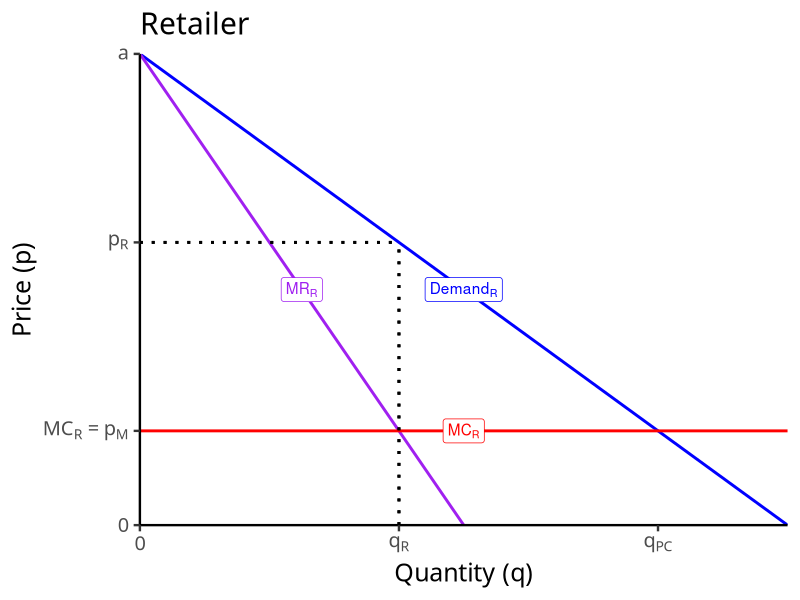
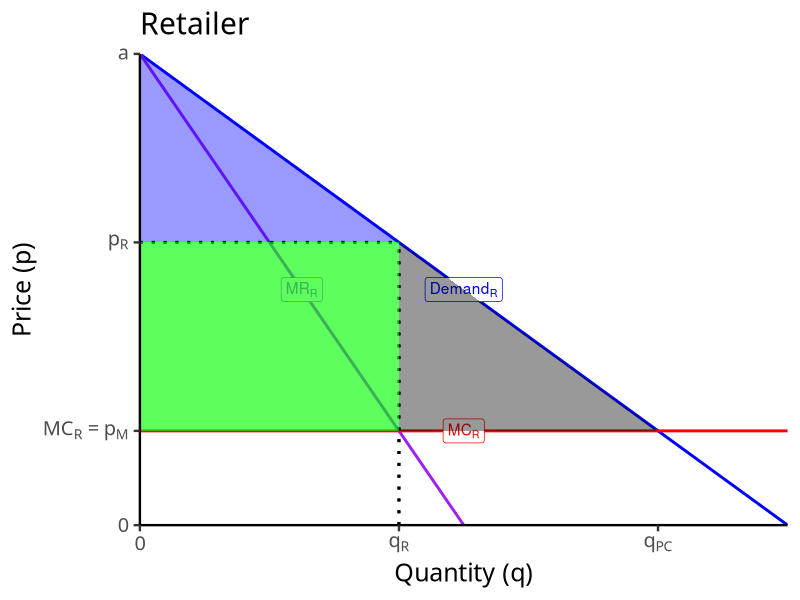
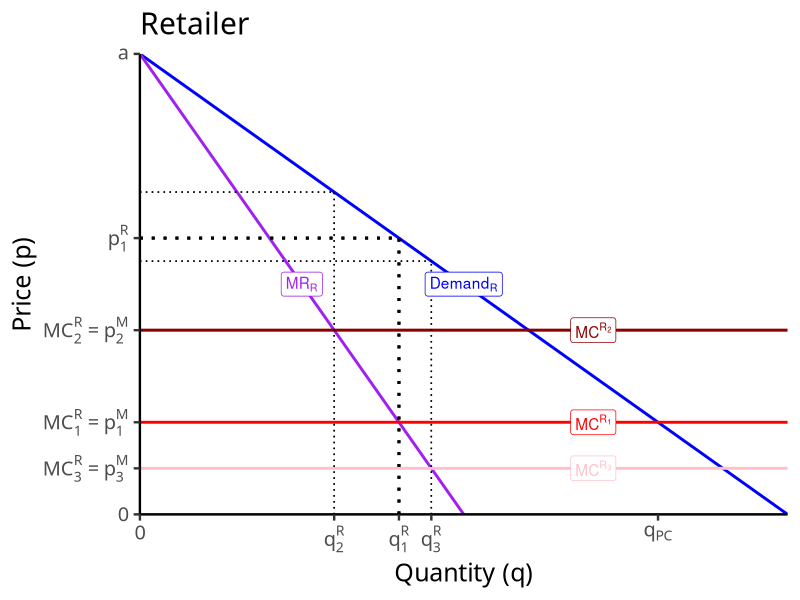
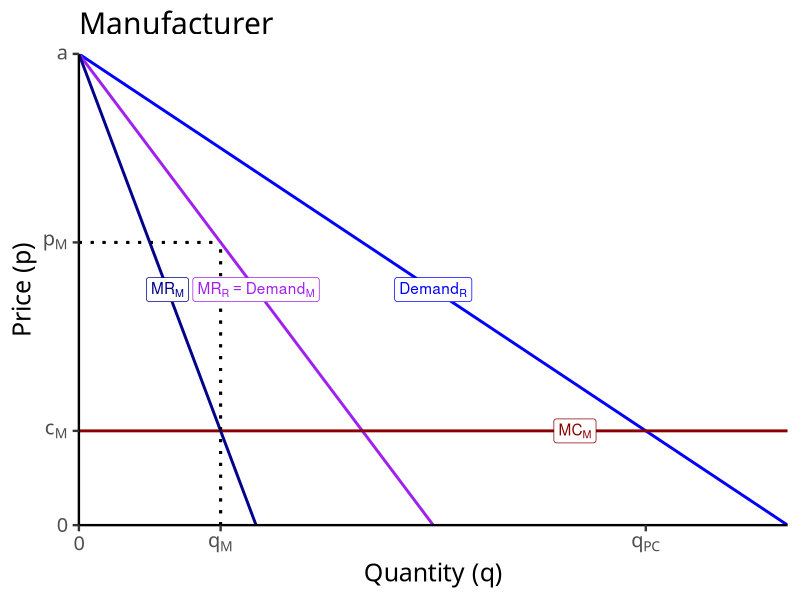
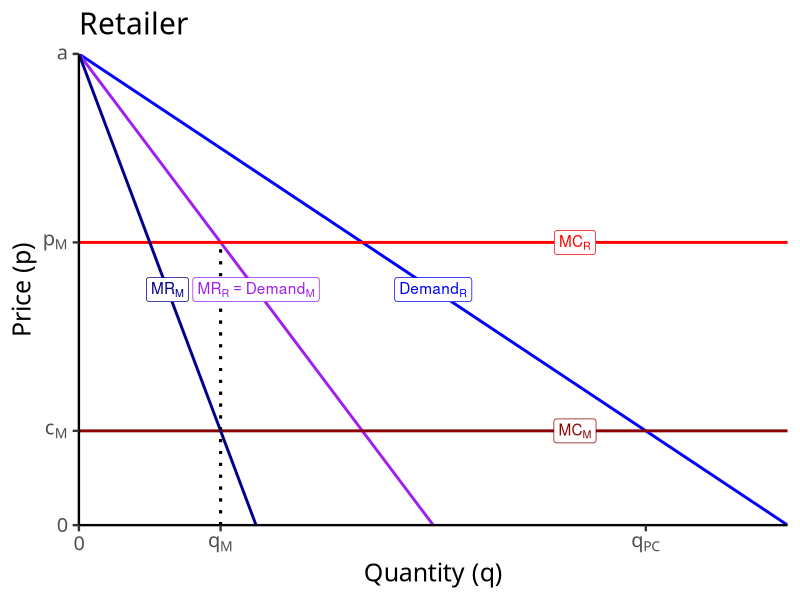
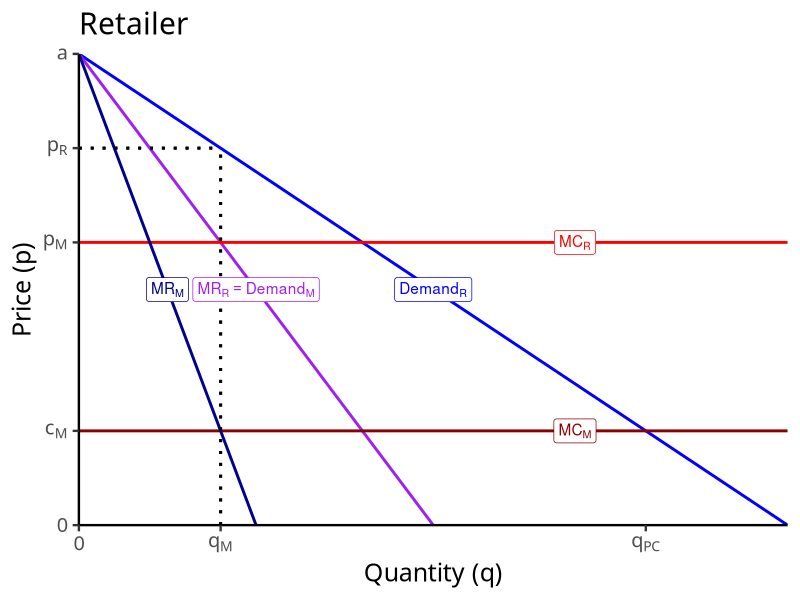
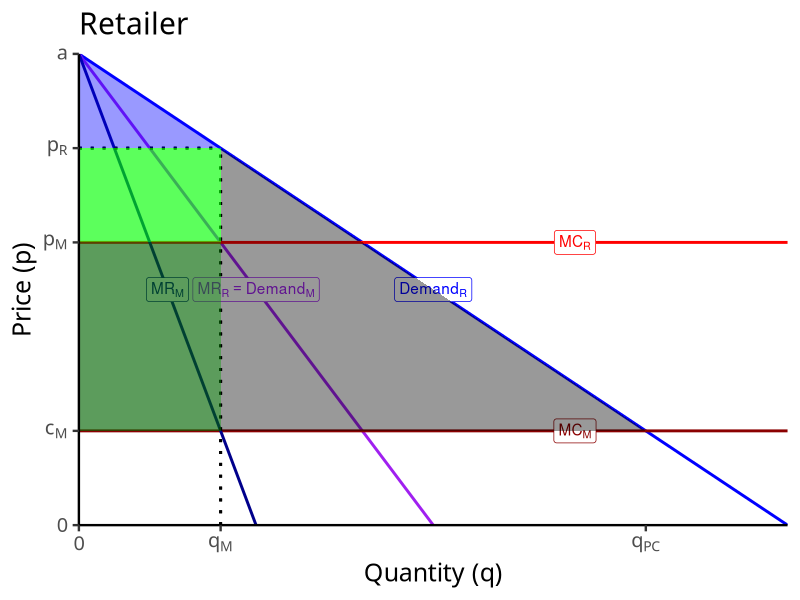
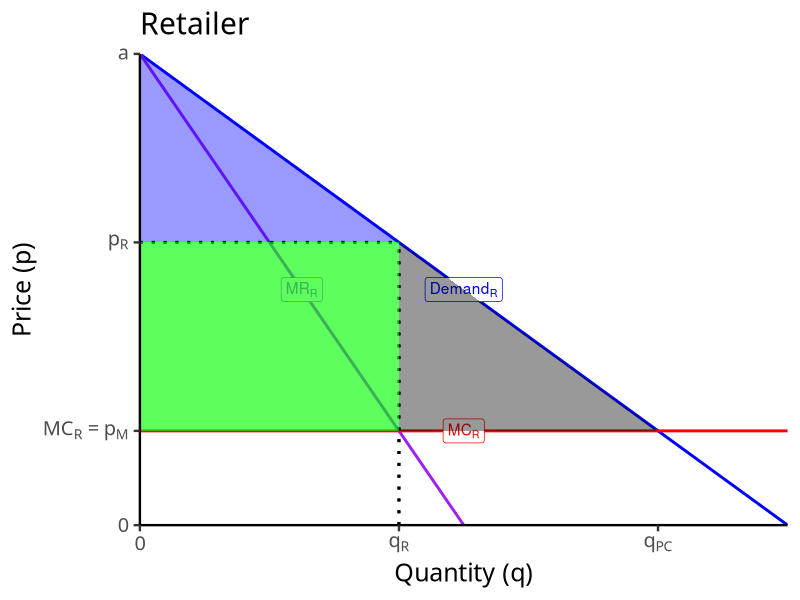

Here is the R script that generated these plots, in order:
## ---- chunk 1
options(htmltools.dir.version = FALSE)
knitr::opts_chunk$set(echo = F,
                      warning = F,
                      message = F,
                      fig.retina = 3,
                      fig.align = "center")
library("tidyverse")
library("ggrepel")

theme_slides <- theme_light() + 
  theme(
    text = element_text(family = "Fira Sans", size = 24)
  )

## ---- chunk 2
a<-10
b<-1
c<-2

Demand=function(x){a-b*x}
MR=function(x){a-2*b*x}
MC=function(x){c}

q_choke=a/b
q_PC<-(a-c)/(b)


# make plot 

base<-ggplot(data.frame(x=c(0,q_choke)), aes(x=x))+
  
  # curves 
  stat_function(fun=Demand, geom="line", size=1, color="blue")+
  stat_function(fun=MR, geom="line", size=1, color="purple")+
  stat_function(fun=MC, geom="line", size=1, color="red")+
  # surpluses

  # labels 
  geom_segment(x=0,y=Demand(4),xend=4,yend=Demand(4),linetype="dotted", size=1)+
  geom_segment(x=4,y=0,xend=4,yend=Demand(4),linetype="dotted", size=1)+

  #geom_point(x=q_PC,y=c, color="black", size=3)+ 
  #geom_text(x=q_PC,y=c+0.5,label="N.E.",color="black")+
  annotate(geom = "label", x = 5, y = Demand(5), label = expression(Demand[R]),
           color = "blue") +
  annotate(geom = "label", x = 2.5, y = MR(2.5), label = expression(MR[R]),
           color = "purple") +
  annotate(geom = "label", x = 5, y = c, label = expression(MC[R]),
           color = "red") +
  scale_x_continuous(breaks = c(0,4,q_PC),
                     labels = c(0,expression(q[R]), expression(q[PC])),
                     expand=c(0,0))+
  scale_y_continuous(breaks = c(0,c,Demand(4),a),
                     labels = c(0,expression(MC[R]==p[M]),expression(p[R]), expression(a)),
                     limits = c(0,a),
                     expand=c(0,0))+
  guides(color = F, fill = F)+
  labs(x = "Quantity (q)",
       y = "Price (p)",
       title = "Retailer")+
  theme_classic(base_family = "Fira Sans Condensed", base_size=18)
base
## ---- chunk 3
CS<-tribble(
  ~x, ~y,
  0, Demand(4),
  0, a,
  4, Demand(4))

DWL<-tribble(
  ~x, ~y,
  4, c,
  4, Demand(4),
  8,2
)
base+
  geom_polygon(data=CS, aes(x=x,y=y), fill="blue", alpha=0.4)+
  geom_polygon(data=DWL, aes(x=x,y=y), fill="black", alpha=0.4)+
  geom_rect(xmin=0,xmax=4,ymin=c,ymax=Demand(4), fill="green", alpha=0.4)
  
## ---- chunk 4
c_2<-4
MC_2=function(x){c_2}

c_3<-1
MC_3=function(x){c_3}

ggplot(data.frame(x=c(0,q_choke)), aes(x=x))+
  
  # curves 
  stat_function(fun=Demand, geom="line", size=1, color="blue")+
  stat_function(fun=MR, geom="line", size=1, color="purple")+
  stat_function(fun=MC, geom="line", size=1, color="red")+
  
  stat_function(fun=MC_2, geom="line", size=1, color="darkred")+
  stat_function(fun=MC_3, geom="line", size=1, color="pink")+

  # surpluses

  # labels 
  geom_segment(x=0,y=Demand(4),xend=4,yend=Demand(4),linetype="dotted", size=1)+
  geom_segment(x=4,y=0,xend=4,yend=Demand(4),linetype="dotted", size=1)+

    geom_segment(x=0,y=Demand(3),xend=3,yend=Demand(3),linetype="dotted", size=0.5)+
  geom_segment(x=3,y=0,xend=3,yend=Demand(3),linetype="dotted", size=0.5)+

      geom_segment(x=0,y=Demand(4.5),xend=4.5,yend=Demand(4.5),linetype="dotted", size=0.5)+
  geom_segment(x=4.5,y=0,xend=4.5,yend=Demand(4.5),linetype="dotted", size=0.5)+

  #geom_point(x=q_PC,y=c, color="black", size=3)+ 
  #geom_text(x=q_PC,y=c+0.5,label="N.E.",color="black")+
  annotate(geom = "label", x = 5, y = Demand(5), label = expression(Demand[R]),
           color = "blue") +
  annotate(geom = "label", x = 2.5, y = MR(2.5), label = expression(MR[R]),
           color = "purple") +
  annotate(geom = "label", x = 7, y = c, label = expression(MC^{R}[1]),
           color = "red") +
  
  annotate(geom = "label", x = 7, y = c_2, label = expression(MC^{R}[2]),
           color = "darkred") +

    annotate(geom = "label", x = 7, y = c_3, label = expression(MC^{R}[3]),
           color = "pink") +

  scale_x_continuous(breaks = c(0,3,4,4.5,q_PC),
                     labels = c(0,expression(q[2]^{R}), expression(q[1]^{R}), expression(q[3]^{R}), expression(q[PC])),
                     expand=c(0,0))+
  scale_y_continuous(breaks = c(0,c_3, c,c_2, Demand(4), a),
                     labels = c(0,expression(MC[3]^{R}==p[3]^{M}), expression(MC[1]^{R}==p[1]^{M}), expression(MC[2]^{R}==p[2]^{M}), expression(p[1]^{R}), expression(a)),
                     limits = c(0,a),
                     expand=c(0,0))+
  guides(color = F, fill = F)+
  labs(x = "Quantity (q)",
       y = "Price (p)",
       title = "Retailer")+
  theme_classic(base_family = "Fira Sans Condensed", base_size=18)  
## ---- chunk 5
MR_M=function(x){a-4*b*x}
double<-ggplot(data.frame(x=c(0,q_choke)), aes(x=x))+
  
  # curves 
  stat_function(fun=Demand, geom="line", size=1, color="blue")+
  stat_function(fun=MR, geom="line", size=1, color="purple")+
  stat_function(fun=MC, geom="line", size=1, color="darkred")+
  
  stat_function(fun=MR_M, geom="line", size=1, color="darkblue")+

  # surpluses

  # labels 
  geom_segment(x=0,y=MR(2),xend=2,yend=MR(2),linetype="dotted", size=1)+
  geom_segment(x=2,y=0,xend=2,yend=MR(2),linetype="dotted", size=1)+

  annotate(geom = "label", x = 5, y = Demand(5), label = expression(Demand[R]),
           color = "blue") +
  annotate(geom = "label", x = 2.5, y = MR(2.5), label = expression(MR[R]==Demand[M]),
           color = "purple") +
  annotate(geom = "label", x = 7, y = c, label = expression(MC[M]),
           color = "darkred") +
  
    annotate(geom = "label", x = 1.25, y = MR_M(1.25), label = expression(MR[M]), color = "darkblue") +
  scale_x_continuous(breaks = c(0,2,q_PC),
                     labels = c(0,expression(q[M]),expression(q[PC])),
                     expand=c(0,0))+
  scale_y_continuous(breaks = c(0,c, MR(2),a),
                     labels = c(0,expression(c[M]),expression(p[M]),expression(a)),
                     limits = c(0,a),
                     expand=c(0,0))+
  guides(color = F, fill = F)+
  labs(x = "Quantity (q)",
       y = "Price (p)",
       title = "Manufacturer")+
  theme_classic(base_family = "Fira Sans Condensed", base_size=18)
double
## ---- chunk 6
ggplot(data.frame(x=c(0,q_choke)), aes(x=x))+
  
  # curves 
  stat_function(fun=Demand, geom="line", size=1, color="blue")+
  stat_function(fun=MR, geom="line", size=1, color="purple")+
  stat_function(fun=MC, geom="line", size=1, color="darkred")+
  geom_hline(yintercept=MR(2), size=1, color="red")+
  stat_function(fun=MR_M, geom="line", size=1, color="darkblue")+

  # surpluses

  # labels 
  geom_segment(x=2,y=0,xend=2,yend=MR(2),linetype="dotted", size=1)+

  annotate(geom = "label", x = 5, y = Demand(5), label = expression(Demand[R]),
           color = "blue") +
  annotate(geom = "label", x = 2.5, y = MR(2.5), label = expression(MR[R]==Demand[M]),
           color = "purple") +
  annotate(geom = "label", x = 7, y = c, label = expression(MC[M]),
           color = "darkred") +
  
    annotate(geom = "label", x = 7, y = MR(2), label = expression(MC[R]),
           color = "red") +

    annotate(geom = "label", x = 1.25, y = MR_M(1.25), label = expression(MR[M]), color = "darkblue") +
  
  scale_x_continuous(breaks = c(0,2,q_PC),
                     labels = c(0,expression(q[M]),expression(q[PC])),
                     expand=c(0,0))+
  scale_y_continuous(breaks = c(0,c, MR(2),a),
                     labels = c(0,expression(c[M]),expression(p[M]),expression(a)),
                     limits = c(0,a),
                     expand=c(0,0))+
  guides(color = F, fill = F)+
  labs(x = "Quantity (q)",
       y = "Price (p)",
       title = "Retailer")+
  theme_classic(base_family = "Fira Sans Condensed", base_size=18)
## ---- chunk 7
double_m<-ggplot(data.frame(x=c(0,q_choke)), aes(x=x))+
  
  # curves 
  stat_function(fun=Demand, geom="line", size=1, color="blue")+
  stat_function(fun=MR, geom="line", size=1, color="purple")+
  stat_function(fun=MC, geom="line", size=1, color="darkred")+
  geom_hline(yintercept=MR(2), size=1, color="red")+
  stat_function(fun=MR_M, geom="line", size=1, color="darkblue")+

  # surpluses

  # labels 
  geom_segment(x=2,y=0,xend=2,yend=Demand(2),linetype="dotted", size=1)+
  geom_segment(x=0,y=Demand(2),xend=2,yend=Demand(2),linetype="dotted", size=1)+

  annotate(geom = "label", x = 5, y = Demand(5), label = expression(Demand[R]),
           color = "blue") +
  annotate(geom = "label", x = 2.5, y = MR(2.5), label = expression(MR[R]==Demand[M]),
           color = "purple") +
  annotate(geom = "label", x = 7, y = c, label = expression(MC[M]),
           color = "darkred") +
  
    annotate(geom = "label", x = 7, y = MR(2), label = expression(MC[R]),
           color = "red") +

    annotate(geom = "label", x = 1.25, y = MR_M(1.25), label = expression(MR[M]), color = "darkblue") +
  
  scale_x_continuous(breaks = c(0,2,q_PC),
                     labels = c(0,expression(q[M]),expression(q[PC])),
                     expand=c(0,0))+
  scale_y_continuous(breaks = c(0,c, MR(2),Demand(2),a),
                     labels = c(0,expression(c[M]),expression(p[M]),expression(p[R]),expression(a)),
                     limits = c(0,a),
                     expand=c(0,0))+
  guides(color = F, fill = F)+
  labs(x = "Quantity (q)",
       y = "Price (p)",
       title = "Retailer")+
  theme_classic(base_family = "Fira Sans Condensed", base_size=18)
double_m
## ---- chunk 8
CS_2<-tribble(
  ~x, ~y,
  0, Demand(2),
  0, a,
  2, Demand(2))

DWL_2<-tribble(
  ~x, ~y,
  2, c,
  2, Demand(2),
  8,2
)
double_m+
  geom_polygon(data=CS_2, aes(x=x,y=y), fill="blue", alpha=0.4)+
  geom_polygon(data=DWL_2, aes(x=x,y=y), fill="black", alpha=0.4)+
  geom_rect(xmin=0,xmax=2,ymin=c,ymax=MR(2), fill="darkgreen", alpha=0.4)+
  geom_rect(xmin=0,xmax=2,ymin=MR(2),ymax=Demand(2), fill="green", alpha=0.4)
  
## ---- chunk 9
base+
  geom_polygon(data=CS, aes(x=x,y=y), fill="blue", alpha=0.4)+
  geom_polygon(data=DWL, aes(x=x,y=y), fill="black", alpha=0.4)+
  geom_rect(xmin=0,xmax=4,ymin=c,ymax=Demand(4), fill="green", alpha=0.4)
## ---- chunk 10
double_m+
  geom_polygon(data=CS_2, aes(x=x,y=y), fill="blue", alpha=0.4)+
  geom_polygon(data=DWL_2, aes(x=x,y=y), fill="black", alpha=0.4)+
  geom_rect(xmin=0,xmax=2,ymin=c,ymax=MR(2), fill="darkgreen", alpha=0.4)+
  geom_rect(xmin=0,xmax=2,ymin=MR(2),ymax=Demand(2), fill="green", alpha=0.4)
